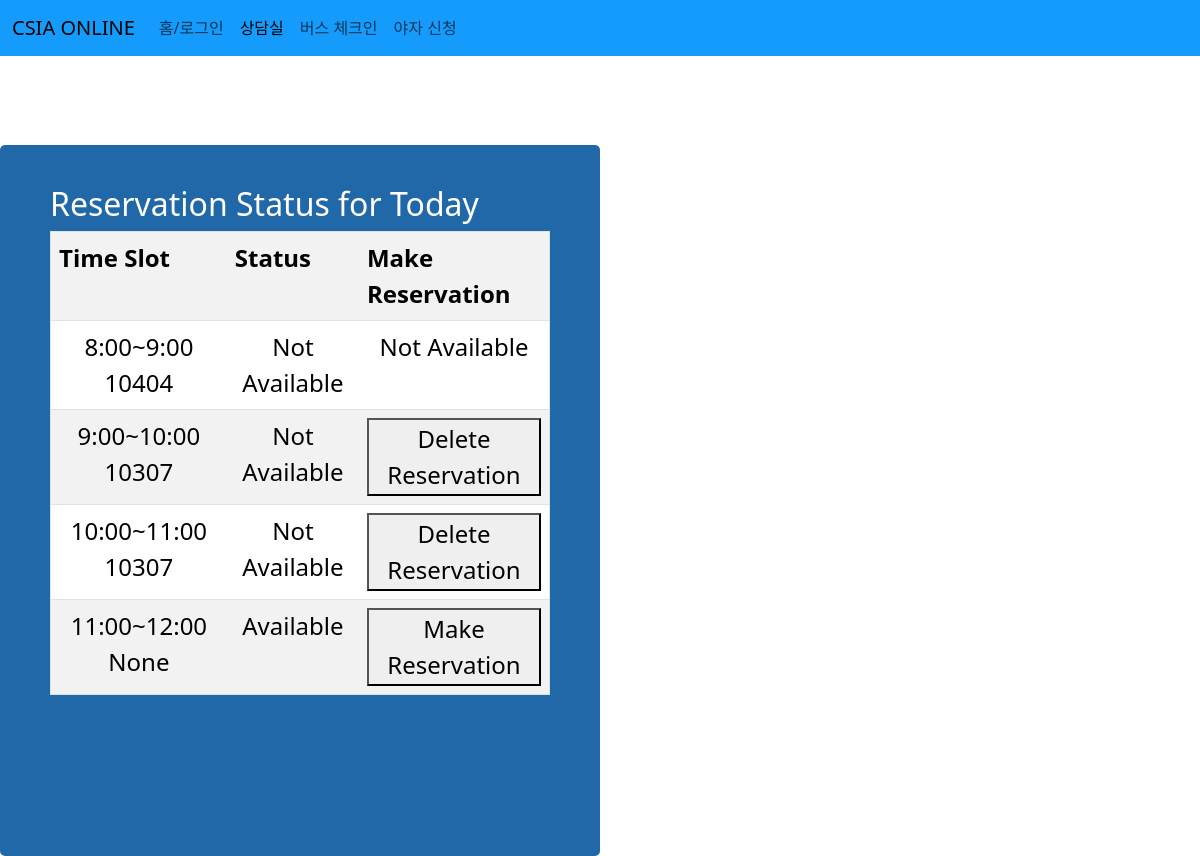
Page /counsel/ (signed in) on the committed database.
### counsel/models.py (models this page shows)
class Reservation(models.Model):
    timeSlot = models.CharField(max_length=20, unique=True)
    availability = models.BooleanField(default=True)
    student_id = models.CharField(max_length=10, null=True, blank=True)

### counsel/views.py (the view, shortened to what this page needs)
# urls.py: path("counsel/", views.counsel_view, name="counsel"),
@csrf_exempt
def counsel_view(request):
    Reservations = Reservation.objects.all()
    print(request.user.student_id)
    return render(request, "index.html", {"Reservations": Reservations, "current_student_id": request.user.student_id})

### counsel/templates/index.html (shortened to what this page needs)
<!DOCTYPE html>
<html lang="en">
<head>
    <link href="https://cdn.jsdelivr.net/npm/bootstrap@5.3.2/dist/css/bootstrap.min.css" rel="stylesheet">
</head>
<body>
    {% extends "base.html" %}
    {% block content %}
  <div class="wrapper">
    <div class="box a">
      <div id="reservationStatus">
        <h2>Reservation Status for Today</h2>
        <table border="1" class="table table-striped table-hover">
          <tr>
            <th>Time Slot</th>
            <th>Status</th>
            <th>Make Reservation</th>
          </tr>
          {% for Reservation in Reservations %}
            <tr>
              <td>{{ Reservation.timeSlot }} {{Reservation.student_id}}</td>
              <td class="Availability" data-time-slot="{{ Reservation.timeSlot }}">
                {% if Reservation.student_id == current_student_id %}
                  Not Available
                {% else %}
                  {% if Reservation.availability %}
                    Available
                  {% else %}
                    Not Available
                  {% endif %}
                {% endif %}
              </td>
              <td>
                {% if Reservation.student_id == current_student_id %}
                  <button class="reservation-button" data-time-slot="{{ Reservation.timeSlot }}" data-action="Delete">Delete Reservation</button>
                {% else %}
                  {% if Reservation.availability %}
                    <button class="reservation-button" data-time-slot="{{ Reservation.timeSlot }}" data-action="Make">Make Reservation</button>
                  {% else %}
                    <p1>Not Available</p1>
                  {% endif %}
                {% endif %}
              </td>
            </tr>
          {% endfor %}
        </table>
      </div>
    </div>
  </div>
{% endblock %}

### counsel/templates/index.html (style rules this page uses)
body { font-family: Arial, sans-serif; text-align: center; }
.wrapper { display: grid; grid-template-columns: repeat(12, 1fr); grid-template-rows: repeat(9, 1fr); height: 100vh; background-color: #fff; color: #444; }
.box { background-color: rgb(32, 104, 167); color: #fff; border-radius: 5px; padding: 20px; font-size: 150%; }
.a { grid-column: 1 / 6 span; grid-row: 2 / 8 span ; }
#reservationStatus { margin-top: 20px; margin-left: 30px; margin-right: 30px; }
table { width: 50%; margin-left: auto; margin-right: auto; }
table, th, td { border: 1px solid black; }
th, td { padding: 10px; text-align: center; }

### rows in the picture
Reservation: timeSlot "8:00~9:00", student_id "10404", availability "Not Available"
Reservation: timeSlot "9:00~10:00", student_id "10307", shows "Not Available"
Reservation: timeSlot "10:00~11:00", student_id "10307", shows "Not Available"
Reservation: timeSlot "11:00~12:00", student_id "None", availability "Available"
